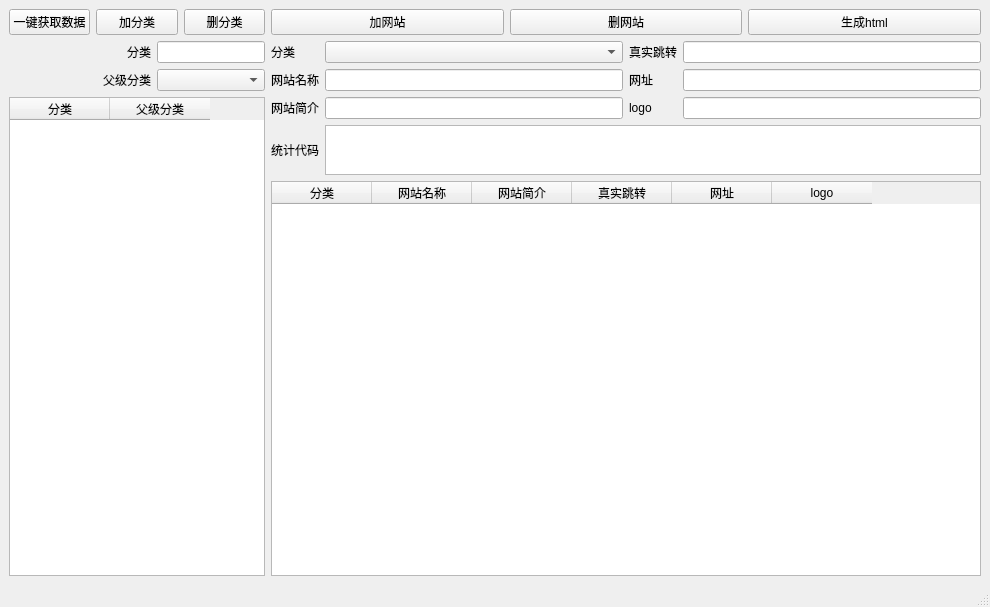
<?xml version="1.0" encoding="UTF-8"?>
<ui version="4.0">
 <class>MainWindow</class>
 <widget class="QMainWindow" name="MainWindow">
  <property name="geometry">
   <rect>
    <x>0</x>
    <y>0</y>
    <width>990</width>
    <height>607</height>
   </rect>
  </property>
  <property name="windowTitle">
   <string>TKHacker.net</string>
  </property>
  <widget class="QWidget" name="centralwidget">
   <layout class="QGridLayout" name="gridLayout_3">
    <item row="0" column="0">
     <layout class="QVBoxLayout" name="verticalLayout">
      <item>
       <layout class="QHBoxLayout" name="horizontalLayout">
        <item>
         <widget class="QPushButton" name="pushButtonFetch">
          <property name="text">
           <string>一键获取数据</string>
          </property>
         </widget>
        </item>
        <item>
         <widget class="QPushButton" name="pushButtonAddCategory">
          <property name="text">
           <string>加分类</string>
          </property>
         </widget>
        </item>
        <item>
         <widget class="QPushButton" name="pushButtonDelCategory">
          <property name="text">
           <string>删分类</string>
          </property>
         </widget>
        </item>
       </layout>
      </item>
      <item>
       <layout class="QGridLayout" name="gridLayout">
        <item row="1" column="0">
         <widget class="QLabel" name="label_2">
          <property name="text">
           <string>父级分类</string>
          </property>
          <property name="alignment">
           <set>Qt::AlignRight|Qt::AlignTrailing|Qt::AlignVCenter</set>
          </property>
         </widget>
        </item>
        <item row="0" column="0">
         <widget class="QLabel" name="label">
          <property name="text">
           <string>分类</string>
          </property>
          <property name="alignment">
           <set>Qt::AlignRight|Qt::AlignTrailing|Qt::AlignVCenter</set>
          </property>
         </widget>
        </item>
        <item row="0" column="1">
         <widget class="QLineEdit" name="lineEditNewCategory">
          <property name="sizePolicy">
           <sizepolicy hsizetype="Fixed" vsizetype="Fixed">
            <horstretch>0</horstretch>
            <verstretch>0</verstretch>
           </sizepolicy>
          </property>
         </widget>
        </item>
        <item row="1" column="1">
         <widget class="QComboBox" name="comboBoxParentCategory">
          <property name="sizePolicy">
           <sizepolicy hsizetype="Preferred" vsizetype="Fixed">
            <horstretch>0</horstretch>
            <verstretch>0</verstretch>
           </sizepolicy>
          </property>
         </widget>
        </item>
       </layout>
      </item>
      <item>
       <widget class="QTableWidget" name="tableWidgetCategory">
        <property name="sizePolicy">
         <sizepolicy hsizetype="Fixed" vsizetype="Expanding">
          <horstretch>0</horstretch>
          <verstretch>0</verstretch>
         </sizepolicy>
        </property>
        <column>
         <property name="text">
          <string>分类</string>
         </property>
        </column>
        <column>
         <property name="text">
          <string>父级分类</string>
         </property>
        </column>
       </widget>
      </item>
     </layout>
    </item>
    <item row="0" column="1">
     <layout class="QVBoxLayout" name="verticalLayout_2">
      <item>
       <layout class="QHBoxLayout" name="horizontalLayout_2">
        <item>
         <widget class="QPushButton" name="pushButtonAddWebsite">
          <property name="text">
           <string>加网站</string>
          </property>
         </widget>
        </item>
        <item>
         <widget class="QPushButton" name="pushButtonDelWebsite">
          <property name="text">
           <string>删网站</string>
          </property>
         </widget>
        </item>
        <item>
         <widget class="QPushButton" name="pushButtonGenerateHTML">
          <property name="text">
           <string>生成html</string>
          </property>
         </widget>
        </item>
       </layout>
      </item>
      <item>
       <layout class="QHBoxLayout" name="horizontalLayout_3">
        <item>
         <layout class="QFormLayout" name="formLayout_3">
          <item row="0" column="0">
           <widget class="QLabel" name="label_3">
            <property name="text">
             <string>分类</string>
            </property>
            <property name="alignment">
             <set>Qt::AlignRight|Qt::AlignTrailing|Qt::AlignVCenter</set>
            </property>
           </widget>
          </item>
          <item row="0" column="1">
           <widget class="QComboBox" name="comboBoxCategory2"/>
          </item>
          <item row="1" column="0">
           <widget class="QLabel" name="label_4">
            <property name="text">
             <string>网站名称</string>
            </property>
            <property name="alignment">
             <set>Qt::AlignRight|Qt::AlignTrailing|Qt::AlignVCenter</set>
            </property>
           </widget>
          </item>
          <item row="1" column="1">
           <widget class="QLineEdit" name="lineEditNewName"/>
          </item>
          <item row="2" column="0">
           <widget class="QLabel" name="label_5">
            <property name="text">
             <string>网站简介</string>
            </property>
            <property name="alignment">
             <set>Qt::AlignRight|Qt::AlignTrailing|Qt::AlignVCenter</set>
            </property>
           </widget>
          </item>
          <item row="2" column="1">
           <widget class="QLineEdit" name="lineEditNewBio"/>
          </item>
         </layout>
        </item>
        <item>
         <layout class="QFormLayout" name="formLayout_2">
          <item row="1" column="0">
           <widget class="QLabel" name="label_6">
            <property name="text">
             <string>网址</string>
            </property>
            <property name="alignment">
             <set>Qt::AlignRight|Qt::AlignTrailing|Qt::AlignVCenter</set>
            </property>
           </widget>
          </item>
          <item row="1" column="1">
           <widget class="QLineEdit" name="lineEditNewUrl"/>
          </item>
          <item row="2" column="0">
           <widget class="QLabel" name="label_7">
            <property name="text">
             <string>logo</string>
            </property>
           </widget>
          </item>
          <item row="2" column="1">
           <widget class="QLineEdit" name="lineEditNewLogo"/>
          </item>
          <item row="0" column="0">
           <widget class="QLabel" name="label_9">
            <property name="text">
             <string>真实跳转</string>
            </property>
           </widget>
          </item>
          <item row="0" column="1">
           <widget class="QLineEdit" name="lineEditNewRealUrl"/>
          </item>
         </layout>
        </item>
       </layout>
      </item>
      <item>
       <layout class="QHBoxLayout" name="horizontalLayout_5">
        <item>
         <widget class="QLabel" name="label_8">
          <property name="text">
           <string>统计代码</string>
          </property>
         </widget>
        </item>
        <item>
         <widget class="QPlainTextEdit" name="plainTextEditTJScript">
          <property name="sizePolicy">
           <sizepolicy hsizetype="Expanding" vsizetype="Minimum">
            <horstretch>0</horstretch>
            <verstretch>0</verstretch>
           </sizepolicy>
          </property>
          <property name="minimumSize">
           <size>
            <width>0</width>
            <height>50</height>
           </size>
          </property>
          <property name="maximumSize">
           <size>
            <width>16777215</width>
            <height>50</height>
           </size>
          </property>
         </widget>
        </item>
       </layout>
      </item>
      <item>
       <widget class="QTableWidget" name="tableWidgetWebsite">
        <column>
         <property name="text">
          <string>分类</string>
         </property>
        </column>
        <column>
         <property name="text">
          <string>网站名称</string>
         </property>
        </column>
        <column>
         <property name="text">
          <string>网站简介</string>
         </property>
        </column>
        <column>
         <property name="text">
          <string>真实跳转</string>
         </property>
        </column>
        <column>
         <property name="text">
          <string>网址</string>
         </property>
        </column>
        <column>
         <property name="text">
          <string>logo</string>
         </property>
        </column>
       </widget>
      </item>
     </layout>
    </item>
   </layout>
  </widget>
  <widget class="QStatusBar" name="statusbar"/>
 </widget>
 <resources/>
 <connections/>
</ui>
